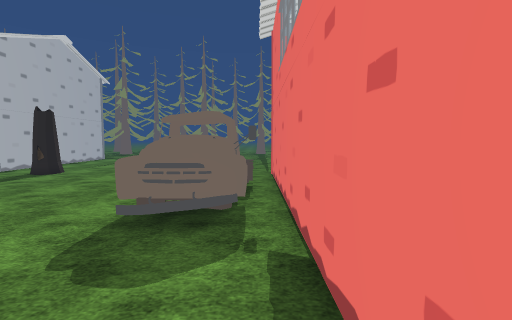
[1] (above)

23 first-person views from a walk through a scene from a Unity 3-D project. The camera is 1.5 m above the floor, tilts 4° down and sees 85° across. The floor is counted in squares, 1 m on a side. Each view is taken from the middle of a square. On the plan, view 1 faces up. The plan holds only what a view shows up to about 14 squares ahead; the rest is blank. The place goes on beyond the plan. Flat ground stands in for the terrain. The player is left out. Door leaves are left out, so doorways stand open. Some surface patterns are stand-ins.

[2]
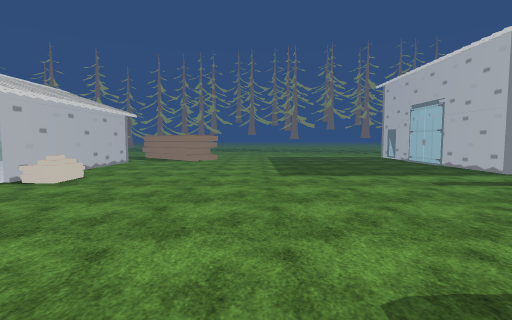

[3]
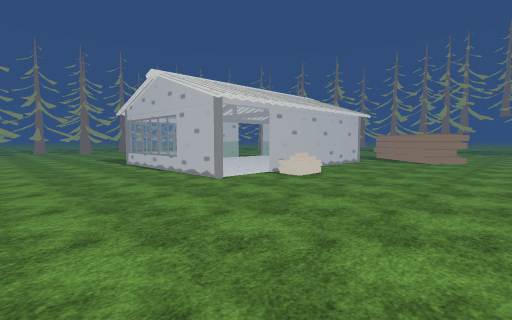

[4]
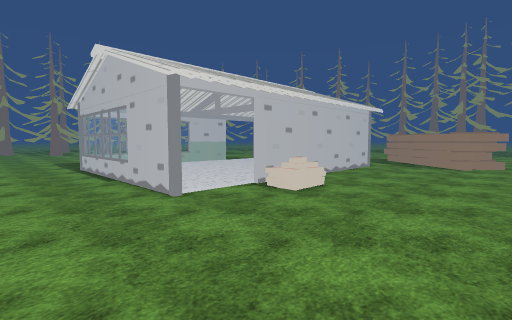

[5]
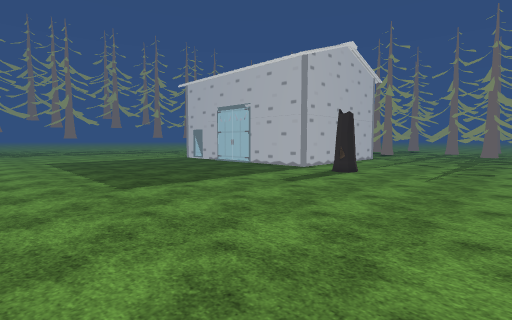

[6]
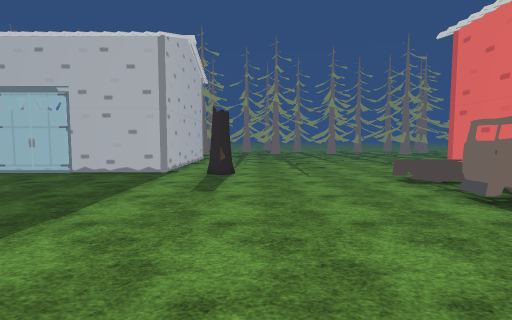

[7]
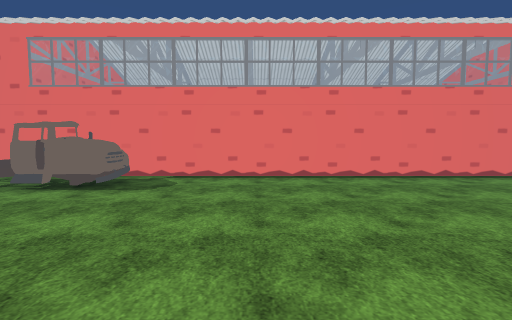

[8]
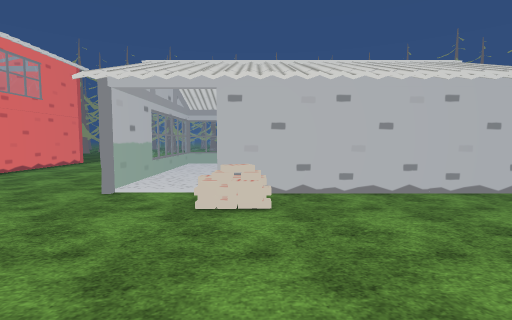

[9]
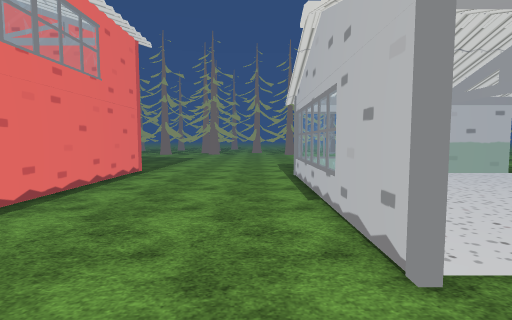

[10]
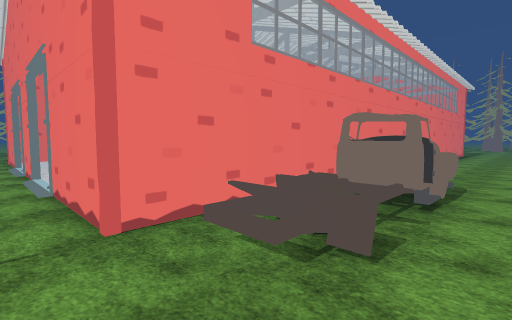

[11]
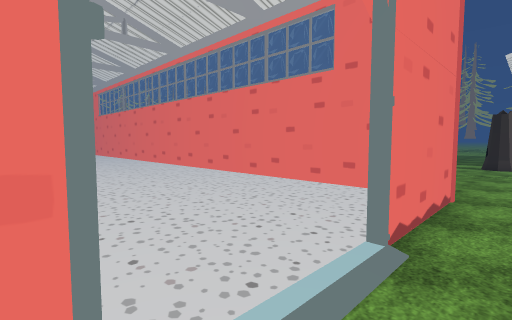

[12]
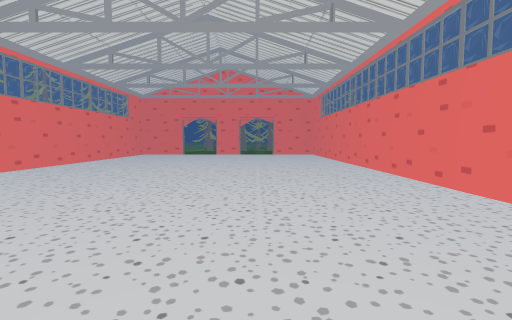

[13]
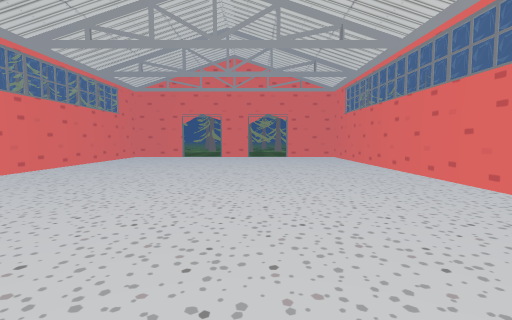

[14]
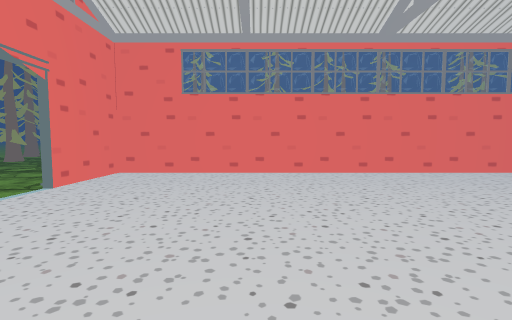

[15]
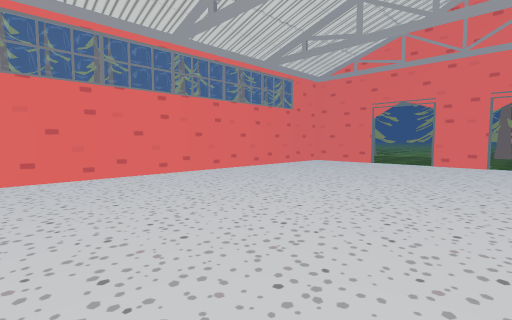

[16]
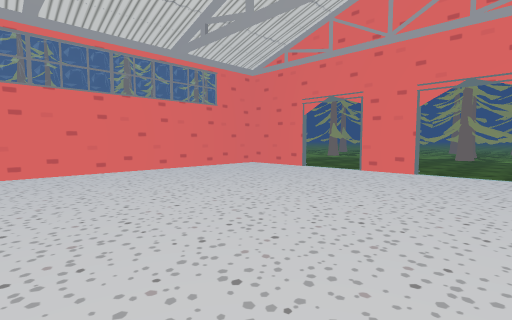

[17]
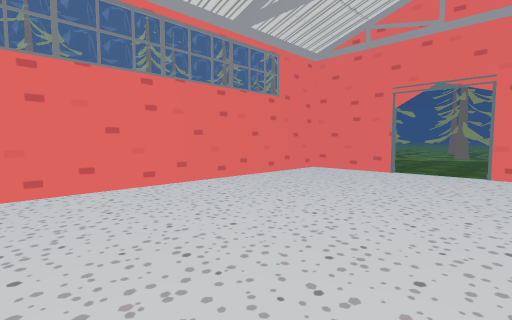

[18]
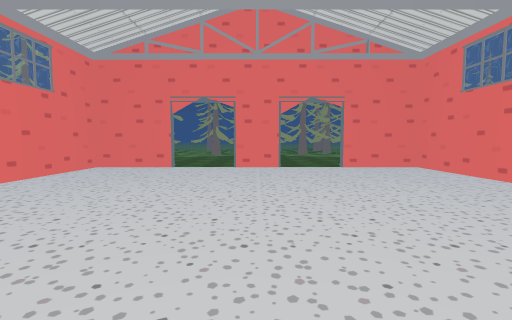

[19]
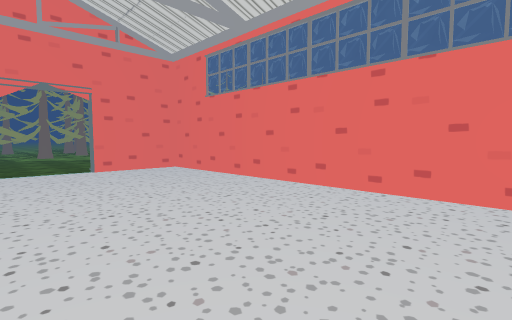

[20]
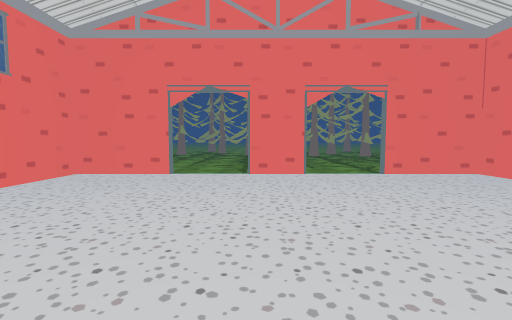

[21]
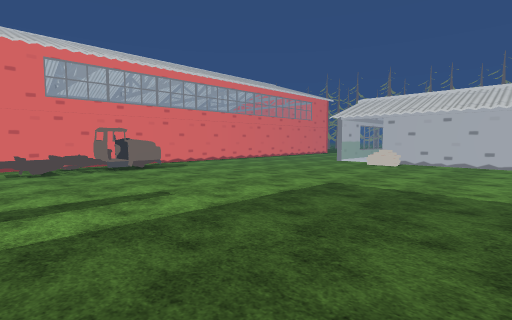

[22]
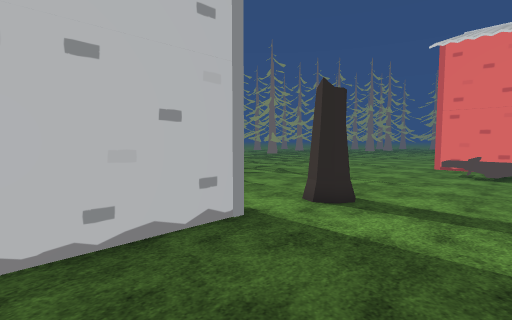

[23]
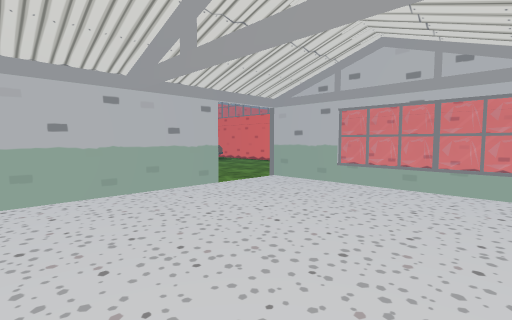

### Floor plan
Points are (right, up) in squares from view 1. A wall is a line through its corners. A room is listed if a view was taken in it or the views show most of it. See-through windows are left out.
Room 1 (views 1, 2, 3, 4, 5, 6, 7, 8, 9, 10, 21, 22)
walls: (-6.7, -6.8) (-6.7, -16.2); (-17.5, -6.8) (-9.9, -6.8); (0.7, -16.5) (0.7, 12.6) (5.2, 12.6)
ways out: opening at (4, 14) to room 2; open door at (-8.5, -7) to room 4; gap at (-7, -16)
objects: building (-17, 13) to (-16, 13); building (-12, 13); other object (-11, -6) to (-10, -6); stump (-10, 12) to (-9, 13); truck (-3, 5) to (0, 12)
Room 2 (view 11)
walls: (8.6, 12.6) (11.2, 12.6)
ways out: opening at (4, 14) to room 1; open door at (7, 12.6) to room 3
Room 3 (views 12, 13, 14, 15, 16, 17, 18, 19, 20)
walls: (11.2, 12.4) (8.6, 12.4); (5.2, 12.4) (0.9, 12.4); (18.9, -16) (18.9, 12.4) (14.6, 12.4); (0.9, 12.8) (0.9, -16.1)
ways out: open door at (7, 12.6) to room 2; open door at (13, 12.6)
Room 4 (view 23)
walls: (-9.9, -7) (-15.8, -7); (-16, -16) (-13.3, -16); (-8.5, -16) (-6.6, -16); (-6.9, -14.8) (-6.9, -6.8)
ways out: open door at (-8.5, -7) to room 1; open door at (-16.5, -16)

Where each view was taken, in squares from view 1:
view 1: 0 up, 0 right, facing up
view 2: 2 up, 0 right, facing left
view 3: 2 up, 0 right, facing down-left
view 4: 0 up, 3 left, facing down-left
view 5: 0 up, 3 left, facing up-left
view 6: 0 up, 8 left, facing up
view 7: 0 up, 11 left, facing right
view 8: 1 up, 11 left, facing down
view 9: 4 down, 5 left, facing down
view 10: 14 up, 4 left, facing down-right
view 11: 14 up, 9 right, facing down-left
view 12: 12 up, 7 right, facing down
view 13: 8 up, 8 right, facing down
view 14: 6 up, 6 right, facing right
view 15: 1 up, 7 right, facing down-right
view 16: 4 down, 5 right, facing down-right
view 17: 4 down, 10 right, facing down-right
view 18: 2 down, 10 right, facing down
view 19: 3 down, 9 right, facing down-left
view 20: 0 up, 9 right, facing up
view 21: 12 up, 17 left, facing down-right
view 22: 9 up, 16 left, facing up-right
view 23: 15 down, 16 left, facing up-right
